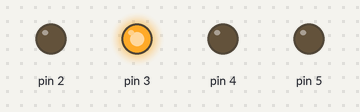
The sketch below on a simulated Arduino Uno, built with avr-gcc and run on an emulated ATmega328P. Shown: output pins drawn as LEDs (lit = HIGH).

Above: at 0.5 s.
At 1.5 s:
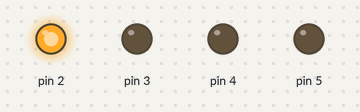
At 2.5 s:
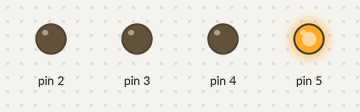
At 3.5 s:
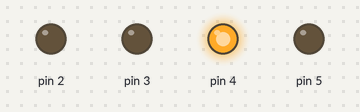
Timing chart, 0 to 5.2 s (numbered marks = the images above):
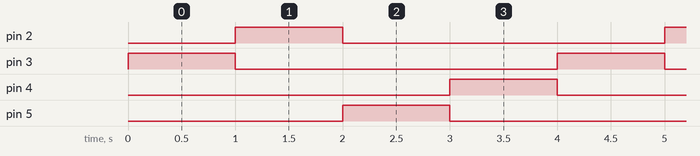

Measured:
- by itself, pin 2–5: alternates HIGH for 1.0 s and LOW for 3.0 s
- by itself, everything shown: repeats every 4.0 s, in 5 steps

The sketch:

T02_LED_sequence_change.ino
```cpp
#define DELAY_TIME 1000
void setup() {
  pinMode(2,OUTPUT);
  pinMode(3,OUTPUT);
  pinMode(4,OUTPUT);
  pinMode(5,OUTPUT);
}
void loop(){
  digitalWrite(3,HIGH); //2번핀 켜짐
  delay(DELAY_TIME); 	//0.2초 지연
  digitalWrite(3,LOW); 	//2번핀 꺼짐
  digitalWrite(2,HIGH);
  delay(DELAY_TIME);
  digitalWrite(2,LOW);
  digitalWrite(5,HIGH);
  delay(DELAY_TIME);
  digitalWrite(5,LOW);
  digitalWrite(4,HIGH);
  delay(DELAY_TIME);
  digitalWrite(4,LOW);
}
```
